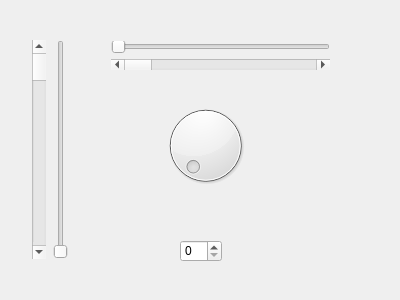
<?xml version="1.0" encoding="UTF-8"?>
<ui version="4.0">
 <class>Widget_slider</class>
 <widget class="QWidget" name="Widget_slider">
  <property name="geometry">
   <rect>
    <x>0</x>
    <y>0</y>
    <width>400</width>
    <height>300</height>
   </rect>
  </property>
  <property name="windowTitle">
   <string>Widget_slider</string>
  </property>
  <widget class="QDial" name="dial">
   <property name="geometry">
    <rect>
     <x>160</x>
     <y>90</y>
     <width>91</width>
     <height>111</height>
    </rect>
   </property>
   <property name="wrapping">
    <bool>false</bool>
   </property>
   <property name="notchTarget">
    <double>0.000000000000000</double>
   </property>
  </widget>
  <widget class="QSpinBox" name="spinBox">
   <property name="geometry">
    <rect>
     <x>180</x>
     <y>240</y>
     <width>42</width>
     <height>22</height>
    </rect>
   </property>
  </widget>
  <widget class="QWidget" name="">
   <property name="geometry">
    <rect>
     <x>20</x>
     <y>29</y>
     <width>61</width>
     <height>241</height>
    </rect>
   </property>
   <layout class="QHBoxLayout" name="horizontalLayout">
    <item>
     <widget class="QScrollBar" name="verticalScrollBar">
      <property name="orientation">
       <enum>Qt::Vertical</enum>
      </property>
      <property name="invertedAppearance">
       <bool>false</bool>
      </property>
      <property name="invertedControls">
       <bool>false</bool>
      </property>
     </widget>
    </item>
    <item>
     <widget class="QSlider" name="verticalSlider">
      <property name="orientation">
       <enum>Qt::Vertical</enum>
      </property>
     </widget>
    </item>
   </layout>
  </widget>
  <widget class="QWidget" name="">
   <property name="geometry">
    <rect>
     <x>100</x>
     <y>30</y>
     <width>241</width>
     <height>51</height>
    </rect>
   </property>
   <layout class="QVBoxLayout" name="verticalLayout">
    <item>
     <widget class="QSlider" name="horizontalSlider">
      <property name="orientation">
       <enum>Qt::Horizontal</enum>
      </property>
     </widget>
    </item>
    <item>
     <widget class="QScrollBar" name="horizontalScrollBar">
      <property name="orientation">
       <enum>Qt::Horizontal</enum>
      </property>
     </widget>
    </item>
   </layout>
  </widget>
 </widget>
 <layoutdefault spacing="6" margin="11"/>
 <resources/>
 <connections>
  <connection>
   <sender>dial</sender>
   <signal>sliderMoved(int)</signal>
   <receiver>horizontalScrollBar</receiver>
   <slot>setValue(int)</slot>
   <hints>
    <hint type="sourcelabel">
     <x>208</x>
     <y>136</y>
    </hint>
    <hint type="destinationlabel">
     <x>253</x>
     <y>74</y>
    </hint>
   </hints>
  </connection>
  <connection>
   <sender>dial</sender>
   <signal>sliderMoved(int)</signal>
   <receiver>horizontalSlider</receiver>
   <slot>setValue(int)</slot>
   <hints>
    <hint type="sourcelabel">
     <x>193</x>
     <y>157</y>
    </hint>
    <hint type="destinationlabel">
     <x>132</x>
     <y>45</y>
    </hint>
   </hints>
  </connection>
  <connection>
   <sender>dial</sender>
   <signal>sliderMoved(int)</signal>
   <receiver>verticalSlider</receiver>
   <slot>setValue(int)</slot>
   <hints>
    <hint type="sourcelabel">
     <x>202</x>
     <y>125</y>
    </hint>
    <hint type="destinationlabel">
     <x>72</x>
     <y>125</y>
    </hint>
   </hints>
  </connection>
  <connection>
   <sender>dial</sender>
   <signal>sliderMoved(int)</signal>
   <receiver>spinBox</receiver>
   <slot>setValue(int)</slot>
   <hints>
    <hint type="sourcelabel">
     <x>212</x>
     <y>194</y>
    </hint>
    <hint type="destinationlabel">
     <x>198</x>
     <y>248</y>
    </hint>
   </hints>
  </connection>
  <connection>
   <sender>dial</sender>
   <signal>sliderMoved(int)</signal>
   <receiver>verticalScrollBar</receiver>
   <slot>setValue(int)</slot>
   <hints>
    <hint type="sourcelabel">
     <x>234</x>
     <y>194</y>
    </hint>
    <hint type="destinationlabel">
     <x>26</x>
     <y>268</y>
    </hint>
   </hints>
  </connection>
  <connection>
   <sender>verticalScrollBar</sender>
   <signal>sliderMoved(int)</signal>
   <receiver>verticalSlider</receiver>
   <slot>setValue(int)</slot>
   <hints>
    <hint type="sourcelabel">
     <x>33</x>
     <y>198</y>
    </hint>
    <hint type="destinationlabel">
     <x>71</x>
     <y>222</y>
    </hint>
   </hints>
  </connection>
  <connection>
   <sender>verticalScrollBar</sender>
   <signal>sliderMoved(int)</signal>
   <receiver>horizontalSlider</receiver>
   <slot>setValue(int)</slot>
   <hints>
    <hint type="sourcelabel">
     <x>32</x>
     <y>175</y>
    </hint>
    <hint type="destinationlabel">
     <x>112</x>
     <y>37</y>
    </hint>
   </hints>
  </connection>
  <connection>
   <sender>verticalSlider</sender>
   <signal>sliderMoved(int)</signal>
   <receiver>horizontalScrollBar</receiver>
   <slot>setValue(int)</slot>
   <hints>
    <hint type="sourcelabel">
     <x>62</x>
     <y>83</y>
    </hint>
    <hint type="destinationlabel">
     <x>150</x>
     <y>65</y>
    </hint>
   </hints>
  </connection>
  <connection>
   <sender>verticalScrollBar</sender>
   <signal>sliderMoved(int)</signal>
   <receiver>dial</receiver>
   <slot>setValue(int)</slot>
   <hints>
    <hint type="sourcelabel">
     <x>36</x>
     <y>161</y>
    </hint>
    <hint type="destinationlabel">
     <x>168</x>
     <y>177</y>
    </hint>
   </hints>
  </connection>
  <connection>
   <sender>verticalScrollBar</sender>
   <signal>sliderMoved(int)</signal>
   <receiver>spinBox</receiver>
   <slot>setValue(int)</slot>
   <hints>
    <hint type="sourcelabel">
     <x>34</x>
     <y>199</y>
    </hint>
    <hint type="destinationlabel">
     <x>189</x>
     <y>256</y>
    </hint>
   </hints>
  </connection>
  <connection>
   <sender>verticalScrollBar</sender>
   <signal>sliderMoved(int)</signal>
   <receiver>horizontalScrollBar</receiver>
   <slot>setValue(int)</slot>
   <hints>
    <hint type="sourcelabel">
     <x>36</x>
     <y>146</y>
    </hint>
    <hint type="destinationlabel">
     <x>193</x>
     <y>69</y>
    </hint>
   </hints>
  </connection>
 </connections>
</ui>
